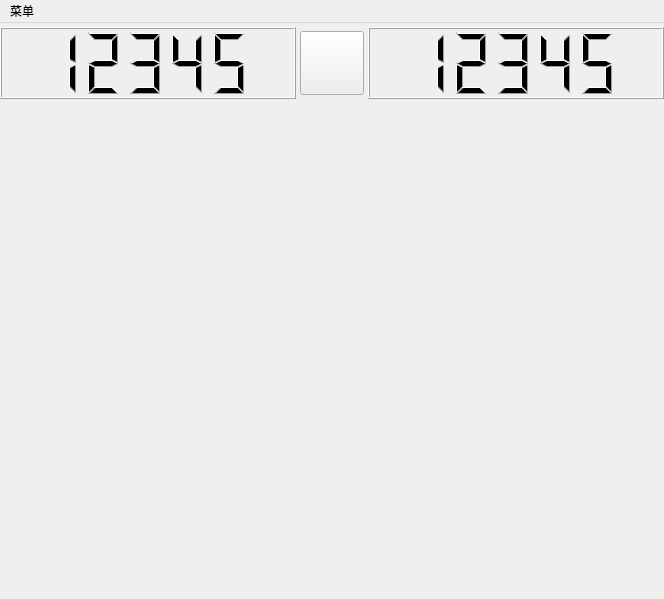
<?xml version="1.0" encoding="UTF-8"?>
<ui version="4.0">
 <class>MineGameWindow</class>
 <widget class="QMainWindow" name="MineGameWindow">
  <property name="geometry">
   <rect>
    <x>0</x>
    <y>0</y>
    <width>664</width>
    <height>599</height>
   </rect>
  </property>
  <property name="windowTitle">
   <string>扫雷游戏</string>
  </property>
  <widget class="QWidget" name="centralwidget">
   <layout class="QVBoxLayout" name="verticalLayout" stretch="0,1">
    <property name="spacing">
     <number>6</number>
    </property>
    <property name="leftMargin">
     <number>0</number>
    </property>
    <property name="topMargin">
     <number>0</number>
    </property>
    <property name="rightMargin">
     <number>0</number>
    </property>
    <property name="bottomMargin">
     <number>0</number>
    </property>
    <item>
     <widget class="QWidget" name="widget_up" native="true">
      <property name="minimumSize">
       <size>
        <width>0</width>
        <height>80</height>
       </size>
      </property>
      <property name="maximumSize">
       <size>
        <width>16777215</width>
        <height>80</height>
       </size>
      </property>
      <layout class="QHBoxLayout" name="horizontalLayout" stretch="1,0,1">
       <property name="spacing">
        <number>4</number>
       </property>
       <property name="leftMargin">
        <number>0</number>
       </property>
       <property name="topMargin">
        <number>4</number>
       </property>
       <property name="rightMargin">
        <number>0</number>
       </property>
       <property name="bottomMargin">
        <number>4</number>
       </property>
       <item>
        <widget class="QLCDNumber" name="lcdNumber">
         <property name="smallDecimalPoint">
          <bool>true</bool>
         </property>
         <property name="digitCount">
          <number>5</number>
         </property>
         <property name="mode">
          <enum>QLCDNumber::Dec</enum>
         </property>
         <property name="segmentStyle">
          <enum>QLCDNumber::Filled</enum>
         </property>
         <property name="intValue" stdset="0">
          <number>12345</number>
         </property>
        </widget>
       </item>
       <item>
        <widget class="QPushButton" name="pushButton">
         <property name="sizePolicy">
          <sizepolicy hsizetype="Fixed" vsizetype="Maximum">
           <horstretch>0</horstretch>
           <verstretch>0</verstretch>
          </sizepolicy>
         </property>
         <property name="minimumSize">
          <size>
           <width>64</width>
           <height>64</height>
          </size>
         </property>
         <property name="text">
          <string/>
         </property>
        </widget>
       </item>
       <item>
        <widget class="QLCDNumber" name="lcdNumber_2">
         <property name="smallDecimalPoint">
          <bool>true</bool>
         </property>
         <property name="mode">
          <enum>QLCDNumber::Dec</enum>
         </property>
         <property name="intValue" stdset="0">
          <number>12345</number>
         </property>
        </widget>
       </item>
      </layout>
     </widget>
    </item>
    <item>
     <widget class="QWidget" name="widget_down" native="true"/>
    </item>
   </layout>
  </widget>
  <widget class="QMenuBar" name="menubar">
   <property name="geometry">
    <rect>
     <x>0</x>
     <y>0</y>
     <width>664</width>
     <height>23</height>
    </rect>
   </property>
   <widget class="QMenu" name="menu">
    <property name="title">
     <string>菜单</string>
    </property>
    <addaction name="actionRestart"/>
    <addaction name="separator"/>
    <addaction name="actionBasic"/>
    <addaction name="actionAdvance"/>
    <addaction name="actionSenior"/>
    <addaction name="actionCustom"/>
   </widget>
   <addaction name="menu"/>
  </widget>
  <action name="actionRestart">
   <property name="text">
    <string>开局</string>
   </property>
  </action>
  <action name="actionBasic">
   <property name="text">
    <string>初级</string>
   </property>
   <property name="toolTip">
    <string>初级</string>
   </property>
  </action>
  <action name="actionAdvance">
   <property name="text">
    <string>中级</string>
   </property>
   <property name="toolTip">
    <string>中级</string>
   </property>
  </action>
  <action name="actionSenior">
   <property name="text">
    <string>高级</string>
   </property>
  </action>
  <action name="actionCustom">
   <property name="text">
    <string>自定义</string>
   </property>
   <property name="toolTip">
    <string>自定义</string>
   </property>
  </action>
 </widget>
 <resources/>
 <connections/>
</ui>
